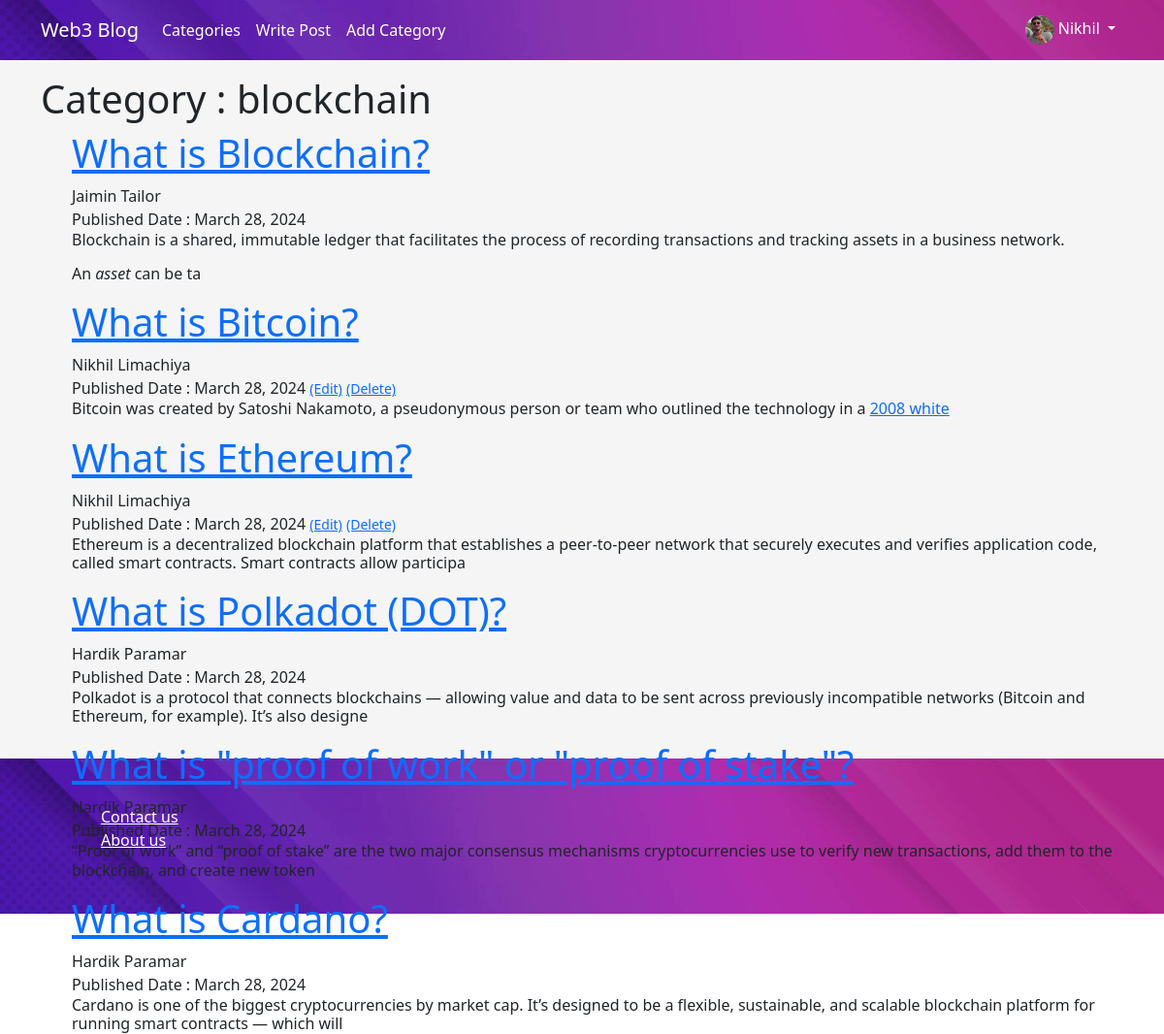
/category/blockchain/ (signed in), run on the app's committed database.
### TheBlog/models.py (models this page shows, shortened)
class Profile(models.Model):
    user = models.OneToOneField(User,null=True,on_delete=models.CASCADE)
    bio = models.TextField()
    profile_pic = models.ImageField(null=True,blank=True,upload_to="images/profile")
    website_url = models.CharField(max_length=250,null=True,blank=True)
    twitter_url = models.CharField(max_length=250,null=True,blank=True)
    instagram_url = models.CharField(max_length=250,null=True,blank=True)
    linkedin_url = models.CharField(max_length=250,null=True,blank=True)
    facebook_url = models.CharField(max_length=250,null=True,blank=True)

class Post(models.Model):
    title = models.CharField(max_length=250)
    title_tag = models.CharField(max_length=255,default="This is tech blog")
    header_image = models.ImageField(null=True,blank=True,upload_to="images/")
    author = models.ForeignKey(User,on_delete=models.CASCADE)
    body = RichTextField(blank=True,null=True)
    post_date = models.DateField(auto_now_add=True)
    category = models.CharField(max_length=255,default="Uncategorized")
    snippets = models.CharField(max_length=255,default="Click Above link to show post..")
    likes = models.ManyToManyField(User,related_name='blog_post')

### TheBlog/views.py (the view)
# urls.py: path('category/<str:cats>/',CategoryView,name='Categories'),
def CategoryView(request,cats):
    category_blog_post = Post.objects.filter(category=cats.replace('-',' '))
    return render(request=request,template_name='category.html',context={'cats':cats.replace('-',' '),'category_Post':category_blog_post})

### TheBlog/templates/category.html (shortened to what this page needs)
{% extends 'base.html' %}
{% block content %}
<div class="main-show-category-post py-3">
    <div class="container">
        {% if category_Post %}
        <h1>Category : {{cats}}</h1>
        <ul>
            {% for post in category_Post %}
            <li>
                <a href="{% url 'ArticleDetail' post.pk %}" target="_blank" rel="noopener noreferrer">
                    <div>
                        <h1>{{post.title}}</h1>
                    </div>
                </a>
                <div>
                    <span>{{post.author.first_name}} {{post.author.last_name}}</span>
                </div>
                <div>
                    <span>Published Date : {{post.post_date}}</span>
                    {% if user.is_authenticated %}
                    {% if user.id == post.author.id %}
                    <span><small><a href="{%url 'EditPost' post.pk %}">(Edit)</a></small></span>
                    <span><small><a href="{%url 'DeletePost' post.pk %}">(Delete)</a></small></span>
                    {% endif %}
                    {% endif %}
                </div>
                <div>
                    <h6>{{post.body|slice:":200"|safe}}</h5>
                </div>
            </li>
            {% endfor %}
        </ul>
        {% else %}
        <h1>{{cats}} Category posts does not exists.</h1>
        <small>Go to <a href="{% url 'AddPost' %}"> Add Post </a></small>
        {% endif %}
    </div>
</div>
{% endblock %}

### TheBlog/templates/base.html (shortened to what this page needs)
{% load static %}
<!doctype html>
<html lang="en">
<head>
  <link rel="stylesheet" href="{% static 'TheBlog/css/custom.css' %}">
  <link href="https://cdn.jsdelivr.net/npm/bootstrap@5.3.3/dist/css/bootstrap.min.css" rel="stylesheet"
>
  <link rel="stylesheet" href="https://cdnjs.cloudflare.com/ajax/libs/font-awesome/4.7.0/css/font-awesome.min.css">
</head>
<body>
  <div class="main-image-container">
    <nav class="navbar navbar-expand-lg" data-bs-theme="dark">
      <div class="container">
        <a class="navbar-brand" href="{% url 'Home'%}">Web3 Blog</a>
        <div class="collapse navbar-collapse" id="navbarSupportedContent">
          <ul class="navbar-nav me-auto mb-2 mb-lg-0">
            {% if cats_menu %}
            <li class="nav-item dropdown">
              <a class="nav-link dropdown-toggle" href="#" role="button" data-bs-toggle="dropdown"
                aria-expanded="false">
                Categories
              </a>
              <ul class="dropdown-menu">
                <li><a class="dropdown-item" href="{% url 'CategoryList' %}">Show All Category</a></li>
                {% for item in cats_menu%}
                <li><a class="dropdown-item" href="{% url 'Categories' item %}">{{item}}</a></li>
                {% endfor %}
              </ul>
            </li>
            {% else %}
            <li class="nav-item">
              <a class="nav-link" href="{% url 'CategoryList' %}">Categories</a>
            </li>
            {% endif %}
            {% if user.is_authenticated %}
            <li class="nav-item">
              <a class="nav-link" href="{% url 'AddPost' %}">Write Post</a>
            </li>
            <li class="nav-item">
              <a class="nav-link" href="{% url 'AddCategory' %}">Add Category</a>
            </li>
            {% endif %}
          </ul>
          {% if user.is_authenticated %}
          <ul class="navbar-nav justify-content-end">
            <li class="nav-item dropdown">
              <a class="nav-link dropdown-toggle" href="#" role="button" data-bs-toggle="dropdown"
                aria-expanded="false">
                {% if user.profile.profile_pic %}
                    <img src="{{user.profile.profile_pic.url}}" alt="" class="rounded-circle" width="30"
                        height="30">
                    {% else %}
                        <img src="{% static 'TheBlog/images/default_Profile_pic.jpg' %}" alt="" class="rounded-circle" width="30"
                        height="30">
                    {% endif %}
                {%if user.first_name %} {{user.first_name}} {%else%}{{user}}{%endif%}
              </a>
            </li>
          </ul>
          {% endif %}
        </div>
      </div>
    </nav>
    <div class="">
      {% block content %}
      {% endblock %}
    </div>
  </div>
  <footer class="main-footer p-md-5 p-4">
    <div class="footer-about mx-4">
      <ul>
        <li><a href="" style="color: white;">Contact us</a></li>
        <li><a href="" style="color: white;">About us</a></li>
      </ul>
    </div>
  </footer>
</body>
</html>

### static/TheBlog/css/custom.css (style rules this page uses)
.main-image-container { background-image: url('../images/main-bg-img.jpg'); background-repeat: no-repeat; background-size: auto; background-size: cover; }
nav.navbar .nav-link { color: white; }
ul { list-style: none; }
footer.main-footer { background-image: url('../images/main-bg-img.jpg'); background-repeat: no-repeat; background-size: cover; color: white; display: flex; }
.main-show-category-post { background-color: whitesmoke; height: 90vh; }

### data on the page
Post: title "What is Blockchain?", author.first_name "Jaimin", author.last_name "Tailor", post_date "March 28, 2024", body "Blockchain is a shared, immutable ledger that facilitates the process of recording transactions and tracking assets in a business network. An asset can be ta"
Post: title "What is Bitcoin?", author.first_name "Nikhil", author.last_name "Limachiya", post_date "March 28, 2024", shows "(Edit)", body "Bitcoin was created by Satoshi Nakamoto, a pseudonymous person or team who outlined the technology in a 2008 white"
Post: title "What is Ethereum?", author.first_name "Nikhil", author.last_name "Limachiya", post_date "March 28, 2024", shows "(Edit)", body "Ethereum is a decentralized blockchain platform that establishes a peer-to-peer network that securely executes and verifies application code, called smart contracts. Smart contracts allow participa"
Post: title "What is Polkadot (DOT)?", author.first_name "Hardik", author.last_name "Paramar", post_date "March 28, 2024", body "Polkadot is a protocol that connects blockchains — allowing value and data to be sent across previously incompatible networks (Bitcoin and Ethereum, for example). It’s also designe"
Post: title "What is \"proof of work\" or \"proof of stake\"?", author.first_name "Hardik", author.last_name "Paramar", post_date "March 28, 2024", body "“Proof of work” and “proof of stake” are the two major consensus mechanisms cryptocurrencies use to verify new transactions, add them to the blockchain, and create new token"
Post: title "What is Cardano?", author.first_name "Hardik", author.last_name "Paramar", post_date "March 28, 2024", body "Cardano is one of the biggest cryptocurrencies by market cap. It’s designed to be a flexible, sustainable, and scalable blockchain platform for running smart contracts — which will"

### other printed values
{{ user.first_name }} "Nikhil"
{{ cats }} "blockchain"
